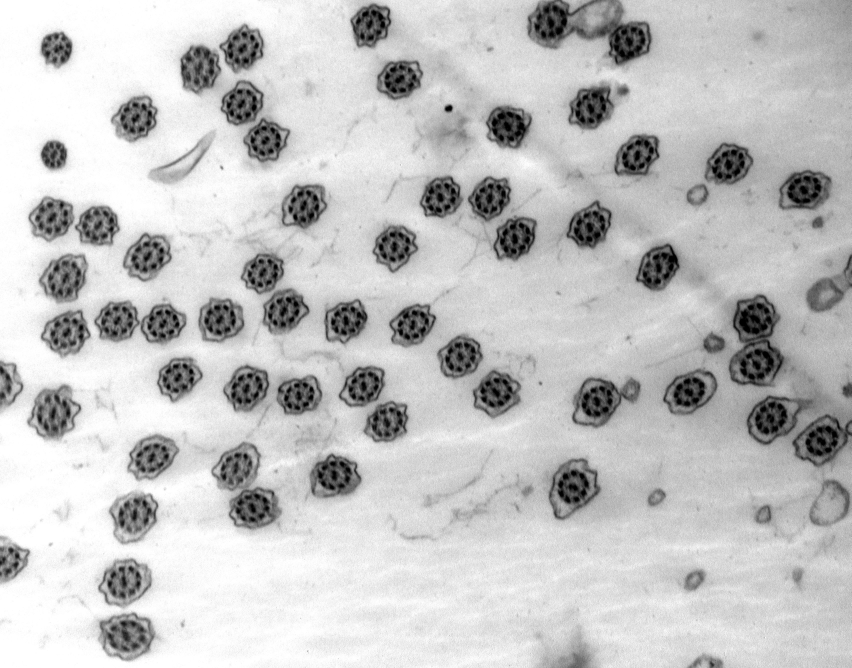
#> input picture segmentation - traditional methods/pics/Tv21.jpg, 3406 x 2672 px (shown at 1/4 size)
$ python -i advanced_operations.py   (imports and definitions only)
#> lines starting #> are read from the running program, lines starting #| are printed output that depends on the picture; after the words box and inside, x2 and y2 are one past the last pixel; in counts of white or black regions, pixels touching at a corner belong together
#> further down, picture is the input picture: shape (2672, 3406); min 0, max 255, mean 194.9
### segmentation - traditional methods/utils/convertors.py
from PIL import Image
import numpy as np


def to_uint8(img_f: np.ndarray) -> np.ndarray:
    """Float ⟨0,1⟩ -> uint8 ⟨0,255⟩ (for display/save)."""
    if img_f.ndim == 2:
        pass
    elif img_f.ndim == 3 and img_f.shape[2] == 1:
        img_f = img_f[..., 0]
    else:
        raise ValueError("Expected single-channel grayscale image.")
    return np.clip(img_f * 255.0, 0, 255).astype(np.uint8)
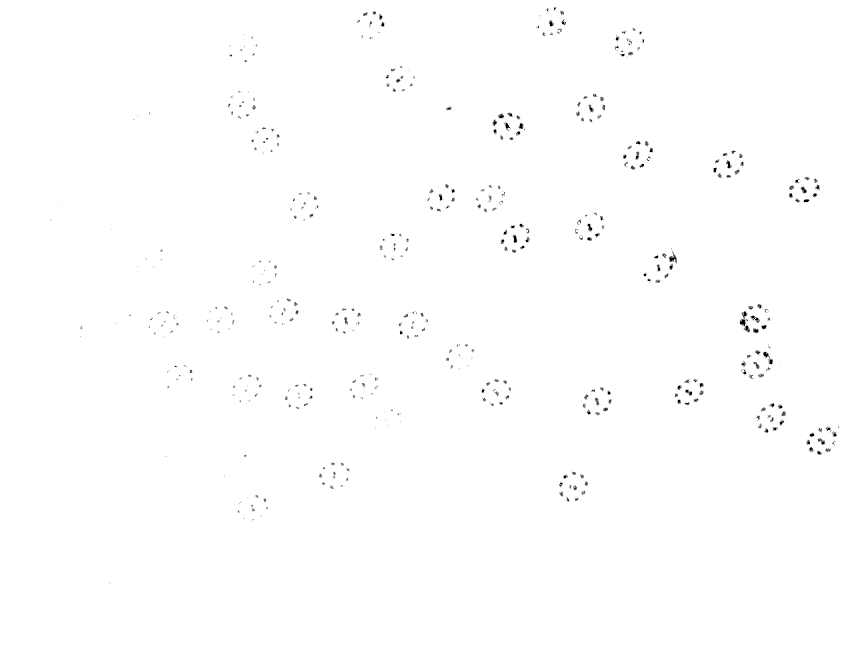
#> returned value: shape (2672, 3406) (shown at 1/4 size); 99.6% white; 1607 black regions (1261 under 20 px), largest, box (x1, y1, x2, y2) and area: (2959, 1244, 2990, 1305) 717, (2676, 1007, 2708, 1054) 520, (3002, 1262, 3036, 1291) 339


# [25 lines left out: functions from_uint8, pil_from_float, not called in this run]

### segmentation - traditional methods/image_operations/advanced_operations.py

from collections import deque
from datetime import datetime
import os
import cv2 as cv
import numpy as np
from utils.convertors import from_uint8, to_uint8
from utils.pixel import Pixel
from typing import Literal, Optional, Tuple


# [173 lines left out: functions hist_equalization, clahe, erosion, dilatation, opening, closing and 7 more, not called in this run]


def separate_cell_with_black_line(
    img: np.ndarray,
    *,
    rel_peak: float = 0.5,              # 0.35–0.60: lower → more seeds → easier split
    line_width: int = 1,                # separator thickness in pixels
    component: Literal["largest","centered"] = "largest",
    center: Optional[Tuple[int,int]] = None  # if component="centered", you can pass (cx, cy)
) -> tuple[np.ndarray, np.ndarray]:

    bin_u8 = to_uint8(img)
    H, W = bin_u8.shape
#> H = 2672; W = 3406
    bin_out = bin_u8.copy()

    # ---- pick the target component (the merged 'middle cell') ----
    num, labels, stats, centroids = cv.connectedComponentsWithStats(bin_u8, connectivity=8)
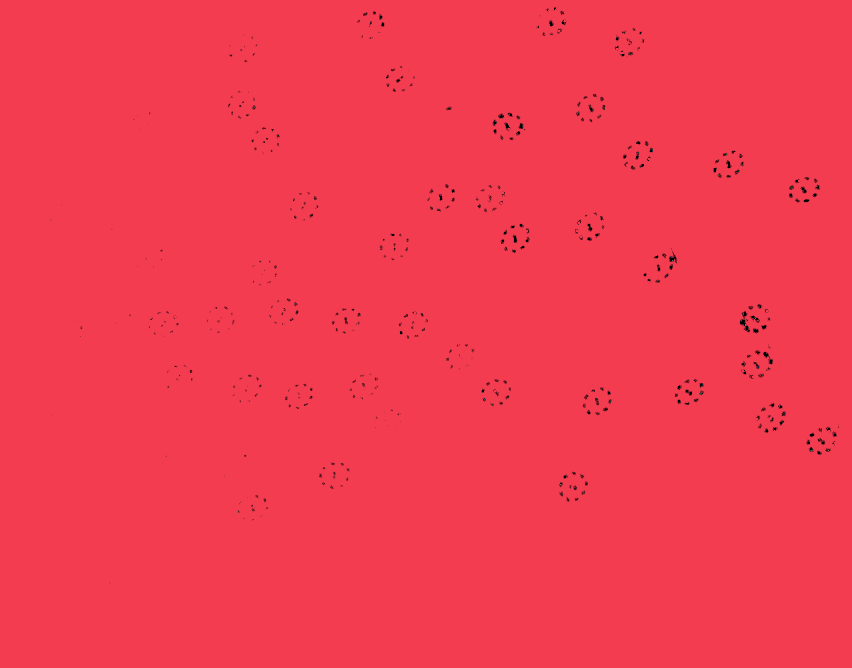
#> labels: shape (2672, 3406) int32 (shown at 1/4 size); 298 distinct labels, from 0 to 297; one colour per label, 0 black
#> num = 298; stats = 298 rows, first 6: [200, 28, 3157, 2308, 36199], [0, 0, 3406, 2672, 9063418], [1494, 51, 1, 2, 2], [1495, 54, 1, 3, 3], [1523, 61, 1, 3, 3], [1520, 75, 2, 2, 4]; centroids = 298 pairs, first value 667.5 to 3314.2, second value 51.5 to 2047.5
    if num <= 2:
        # Nothing or only one blob — nothing to split
        return bin_out, np.zeros_like(bin_u8)

    # choose component id
    if component == "largest":
        areas = stats[1:, cv.CC_STAT_AREA]
#> areas = 297 values, max 9063418 at index 0, min 1 at index 8, mean 30520.6
        cid = 1 + int(np.argmax(areas))
#> cid = 1
    else:
        if center is None:
            center = (W // 2, H // 2)
        cx, cy = center
        d2 = []
        for i in range(1, num):
            cxi, cyi = centroids[i]
            d2.append((i, (cxi - cx) ** 2 + (cyi - cy) ** 2))
        cid = min(d2, key=lambda t: t[1])[0]

    cell_mask = (labels == cid).astype(np.uint8) * 255
#> cell_mask: shape (2672, 3406); 99.6% white; 1607 black regions (1261 under 20 px), largest, box (x1, y1, x2, y2) and area: (2959, 1244, 2990, 1305) 765, (2676, 1007, 2708, 1054) 544, (3002, 1262, 3036, 1291) 356
    if cv.countNonZero(cell_mask) == 0:
        return bin_out, np.zeros_like(bin_u8)

    # ---- distance transform on that component only ----
    dist = cv.distanceTransform(cell_mask, cv.DIST_L2, 5).astype(np.float32)
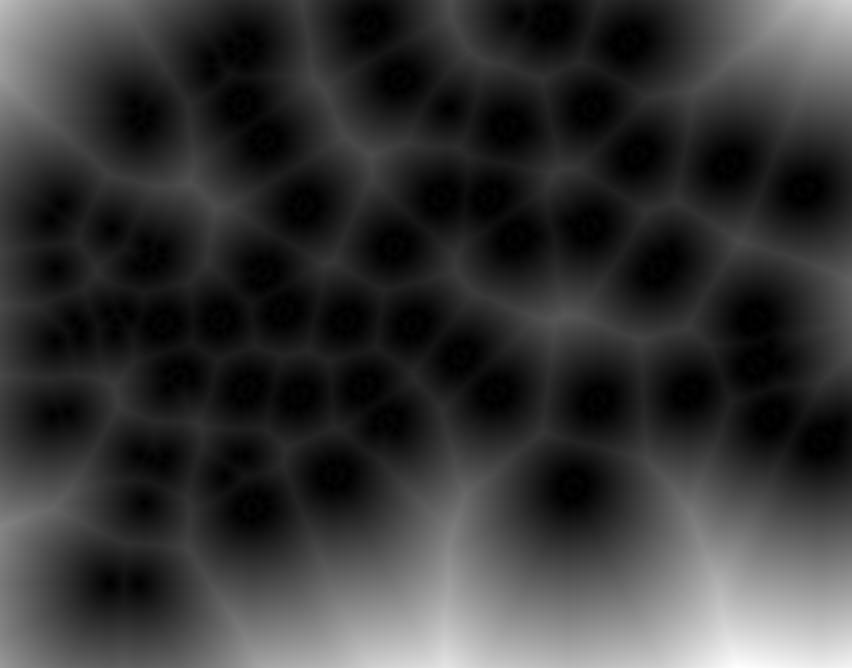
#> dist: shape (2672, 3406) float32 (shown at 1/4 size); min 0, max 917, mean 194.7; drawn with min black and max white
    if dist.max() <= 0:
        return bin_out, np.zeros_like(bin_u8)
    dist_norm = cv.normalize(dist, None, 0.0, 1.0, cv.NORM_MINMAX)

    # ---- seed extraction: local maxima ∩ high distance ----
    se3 = cv.getStructuringElement(cv.MORPH_ELLIPSE, (3, 3))
    dil = cv.dilate(dist, se3)
    local_max = dist >= (dil - 1e-6)
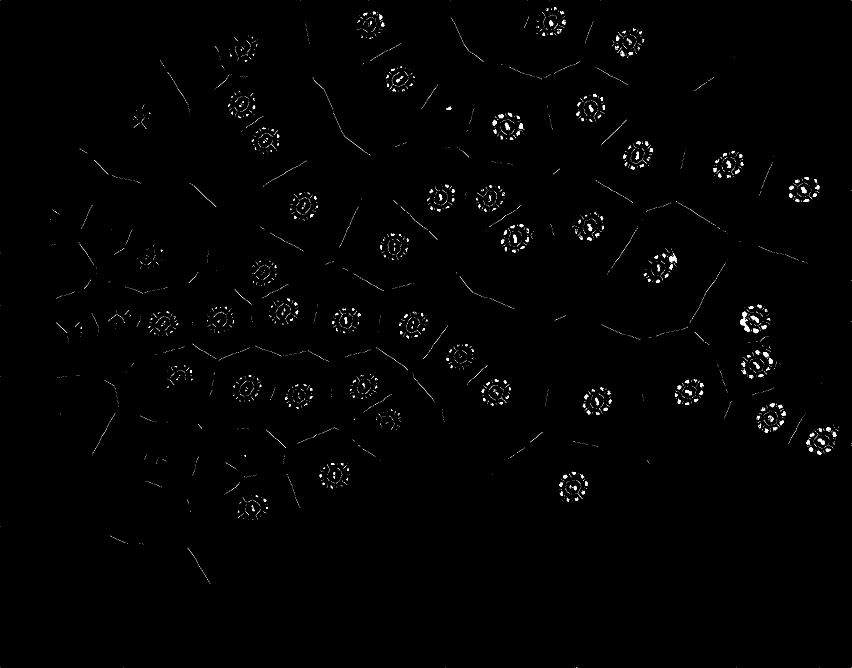
#> local_max: shape (2672, 3406) bool (shown at 1/4 size); 0.37% white in thin lines or dots

    thr = max(0.0, min(1.0, rel_peak)) * float(dist_norm.max())
#> thr = 0.5
    seeds = (local_max & (dist_norm >= thr) & (cell_mask > 0)).astype(np.uint8) * 255
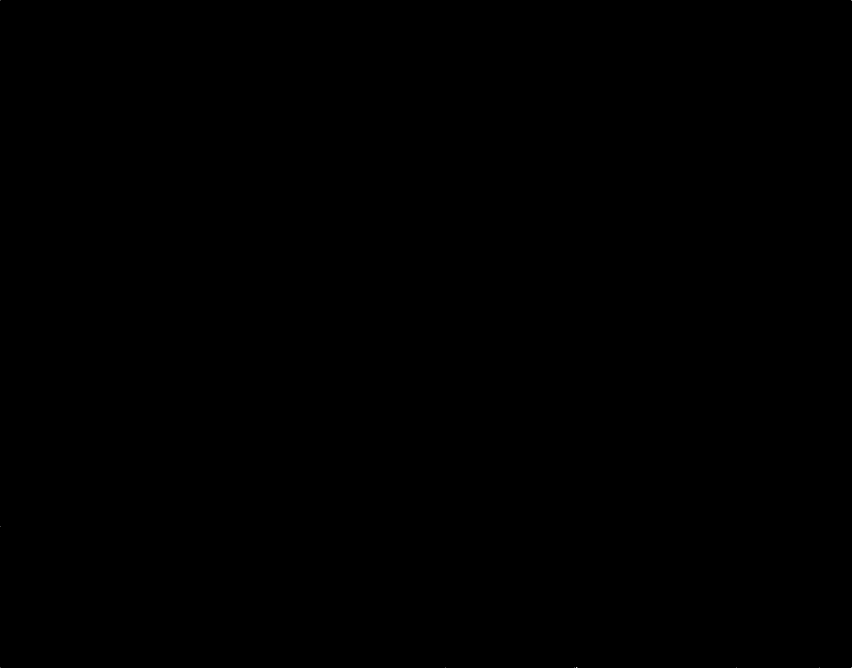
#> seeds: shape (2672, 3406) (shown at 1/4 size); 0% white in thin lines or dots
    seeds = cv.morphologyEx(seeds, cv.MORPH_OPEN, se3)
#> seeds: shape (2672, 3406); every value is 0

    # if too few seeds (need at least 2), relax
    if cv.countNonZero(seeds) < 2:
        seeds = (local_max & (dist_norm >= 0.35 * dist_norm.max()) & (cell_mask > 0)).astype(np.uint8) * 255
#> seeds: shape (2672, 3406); 0% white in thin lines or dots
        seeds = cv.morphologyEx(seeds, cv.MORPH_OPEN, se3)

    nseeds, markers = cv.connectedComponents(seeds)
#> markers: shape (2672, 3406) int32; every value is 0
#> nseeds = 1
    if nseeds < 2:
        # cannot define a cut; return as-is
        return bin_out, np.zeros_like(bin_u8)

    # ---- watershed domain: just around the chosen component ----
    # Use negative distance as topography (basins at object centers, ridge at boundaries)
    neg_dist = cv.normalize(-dist, None, 0, 255, cv.NORM_MINMAX).astype(np.uint8)
    color_topo = cv.merge([neg_dist, neg_dist, neg_dist])

    # Unknown zone where watershed can place the cut
    sure_bg = cv.dilate(cell_mask, se3, iterations=1)
    unknown = cv.subtract(sure_bg, seeds)

    markers_ws = markers.astype(np.int32)
    markers_ws[unknown == 255] = 0  # 0 = unknown

    cv.watershed(color_topo, markers_ws)  # in-place; -1 are watershed boundaries

    # ---- internal boundary only (inside the chosen component) ----
    line_mask = ((markers_ws == -1) & (cell_mask > 0)).astype(np.uint8) * 255

    if cv.countNonZero(line_mask) == 0:
        # No internal boundary found → nothing drawn
        return bin_out, line_mask

    # ---- draw separator: thicken if requested, then subtract from that component ----
    if line_width > 1:
        k = cv.getStructuringElement(cv.MORPH_ELLIPSE, (line_width, line_width))
        thick_line = cv.dilate(line_mask, k, iterations=1)
    else:
        thick_line = line_mask

    # apply only within that component
    thick_line &= cell_mask
    bin_out[thick_line > 0] = 0  # draw black separator

    return from_uint8(bin_out), from_uint8(line_mask)

>>> import cv2
>>> picture = cv2.imread('../pics/Tv21.jpg', cv2.IMREAD_GRAYSCALE)
>>> result = separate_cell_with_black_line(picture)

$ run again, on segmentation - traditional methods/pics/brightgamma1.png
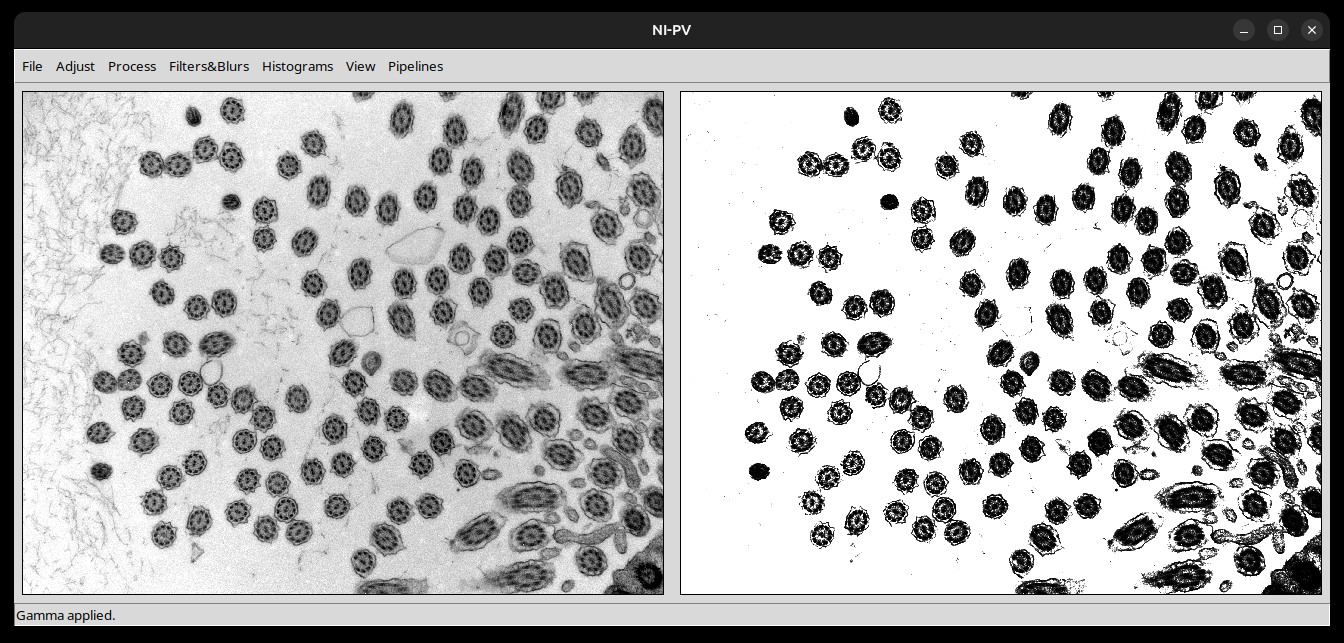
#> input picture segmentation - traditional methods/pics/brightgamma1.png, 1344 x 643 px
#> in separate_cell_with_black_line, `num, labels, stats, centroids = cv.connectedComponentsWithStats(bin_u8..`:
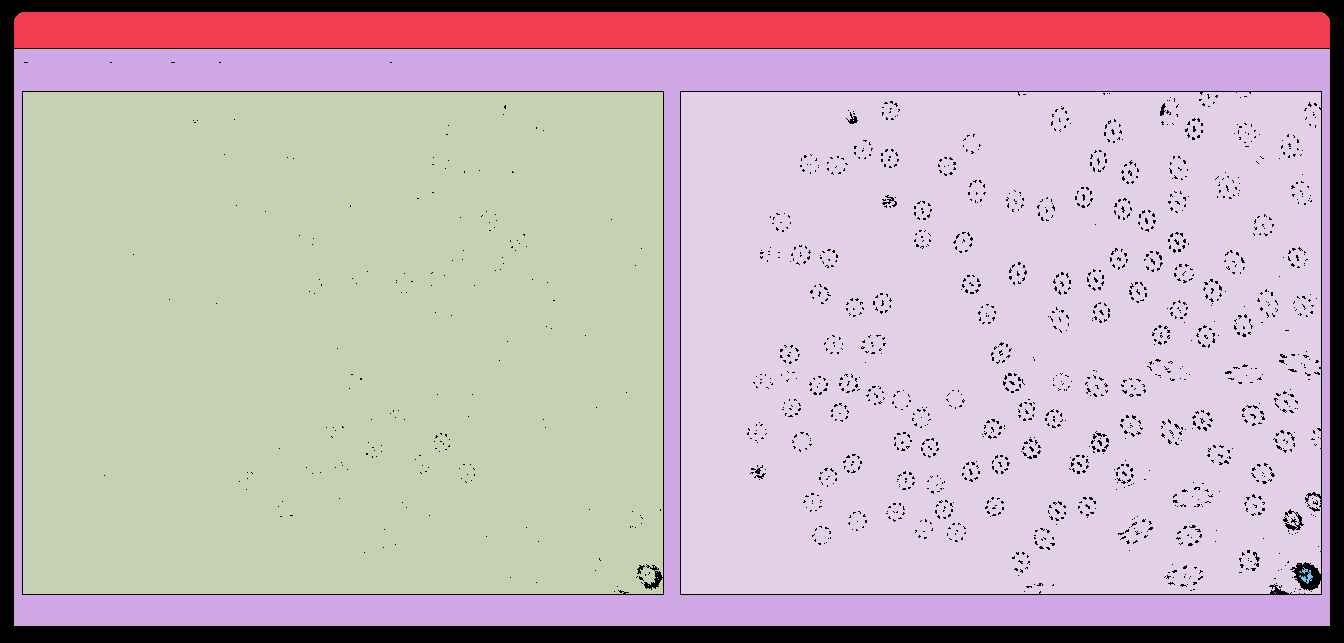
#> labels: shape (643, 1344) int32; 14 distinct labels, from 0 to 13; one colour per label, 0 black
#> num = 14; stats = 14 rows, first 6: [0, 0, 1344, 643, 71520], [14, 12, 1316, 36, 47330], [14, 49, 1316, 577, 112182], [23, 92, 640, 502, 320775], [681, 92, 640, 502, 312281], [853, 120, 1, 1, 1]; centroids = 14 rows, first 8: [722.2, 352.2], [671.5, 29.52], [671.6, 305.3], [342.2, 342.3], [997.9, 341.7], [853, 120], [758, 470], [1298.5, 564]
#> areas = [47330, 112182, 320775, 312281, 1, 1, 2, 94, 1, 1, 1, 1, 2]
#> cid = 3
#> cell_mask: shape (643, 1344); 37.1% white; 1 white region, box (x1, y1, x2, y2) and area: (23, 92, 663, 594) 320775
#> in separate_cell_with_black_line, `local_max = dist >= (dil - 1e-6)`:
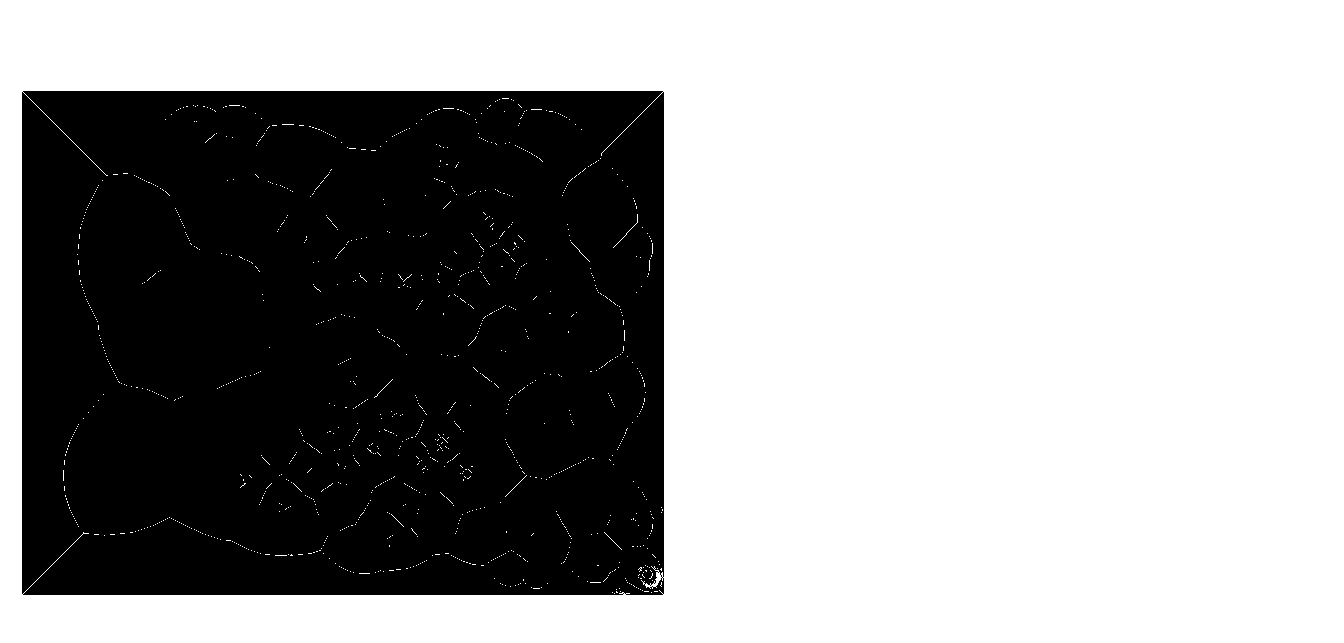
#> local_max: shape (643, 1344) bool; 62.9% white; 1 black region, box (x1, y1, x2, y2) and area: (22, 91, 664, 595) 321017
#> thr = 0.5
#> markers: shape (643, 1344) int32; every value is 0
#> nseeds = 1

$ run again, on segmentation - traditional methods/pics/cell_open1.png
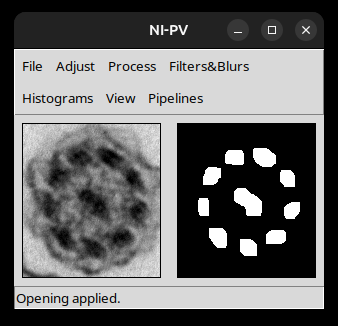
#> input picture segmentation - traditional methods/pics/cell_open1.png, 338 x 326 px
#> in separate_cell_with_black_line, `num, labels, stats, centroids = cv.connectedComponentsWithStats(bin_u8..`:
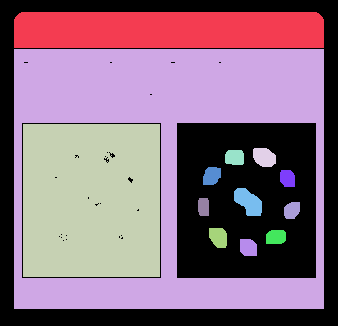
#> labels: shape (326, 338) int32; 14 distinct labels, from 0 to 13; one colour per label, 0 black
#> num = 14; stats = 14 rows, first 6: [0, 0, 338, 326, 37802], [14, 12, 310, 36, 11114], [14, 49, 310, 260, 37496], [23, 124, 137, 153, 20882], [253, 148, 23, 19, 358], [225, 150, 19, 15, 265]; centroids = 14 rows, first 8: [205.2, 186.6], [168.5, 29.57], [168.5, 153.8], [90.94, 200.1], [263.8, 156.8], [234.2, 157], [211.3, 175.5], [287.1, 178]
#> areas = [11114, 37496, 20882, 358, 265, 271, 228, 527, 189, 229, 305, 259, 263]
#> cid = 2
#> cell_mask: shape (326, 338); 34% white; 1 white region, box (x1, y1, x2, y2) and area: (14, 49, 324, 309) 37496
#> local_max: shape (326, 338) bool; 65.4% white; 1 black region, box (x1, y1, x2, y2) and area: (13, 48, 325, 310) 38172
#> thr = 0.5
#> in separate_cell_with_black_line, `seeds = (local_max & (dist_norm >= 0.35 * dist_norm.max()) & (cell_mas..`:
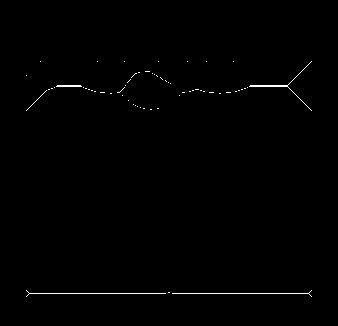
#> seeds: shape (326, 338); 0.54% white in thin lines or dots, all inside (x1, y1, x2, y2) = (26, 61, 312, 297)
#> markers: shape (326, 338) int32; every value is 0
#> nseeds = 1

$ run again, on segmentation - traditional methods/pics/cellerso1.png
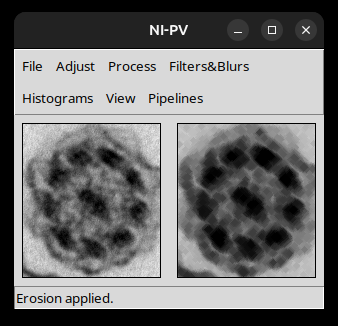
#> input picture segmentation - traditional methods/pics/cellerso1.png, 338 x 326 px
#> in separate_cell_with_black_line, `num, labels, stats, centroids = cv.connectedComponentsWithStats(bin_u8..`:
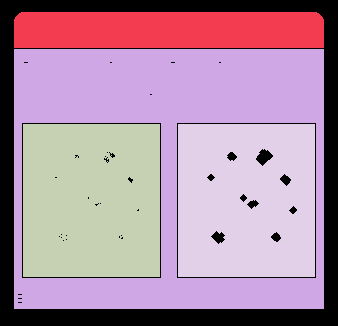
#> labels: shape (326, 338) int32; 5 distinct labels, from 0 to 4; one colour per label, 0 black
#> num = 5; stats = [[0, 0, 338, 326, 20366], [14, 12, 310, 36, 11114], [14, 49, 310, 260, 37484], [23, 124, 137, 153, 20882], [178, 124, 137, 153, 20342]]; centroids = [[170.7, 174.8], [168.5, 29.57], [168.6, 153.8], [90.94, 200.1], [245.8, 200.3]]
#> areas = [11114, 37484, 20882, 20342]
#> cid = 2
#> cell_mask: shape (326, 338); 34% white; 1 white region, box (x1, y1, x2, y2) and area: (14, 49, 324, 309) 37484
#> local_max: shape (326, 338) bool; 65.4% white; 1 black region, box (x1, y1, x2, y2) and area: (13, 48, 325, 310) 38172
#> thr = 0.5
#> in separate_cell_with_black_line, `seeds = (local_max & (dist_norm >= 0.35 * dist_norm.max()) & (cell_mas..`:
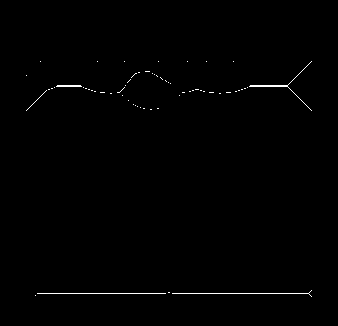
#> seeds: shape (326, 338); 0.53% white in thin lines or dots, all inside (x1, y1, x2, y2) = (26, 61, 312, 297)
#> markers: shape (326, 338) int32; every value is 0
#> nseeds = 1
